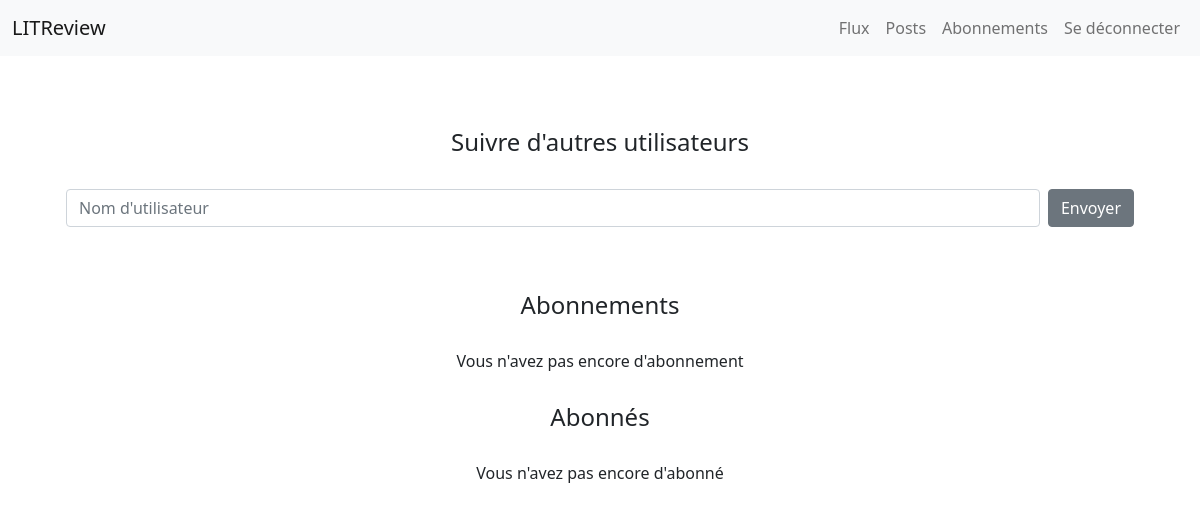
The page /follows (signed in) on the database as committed earlier.
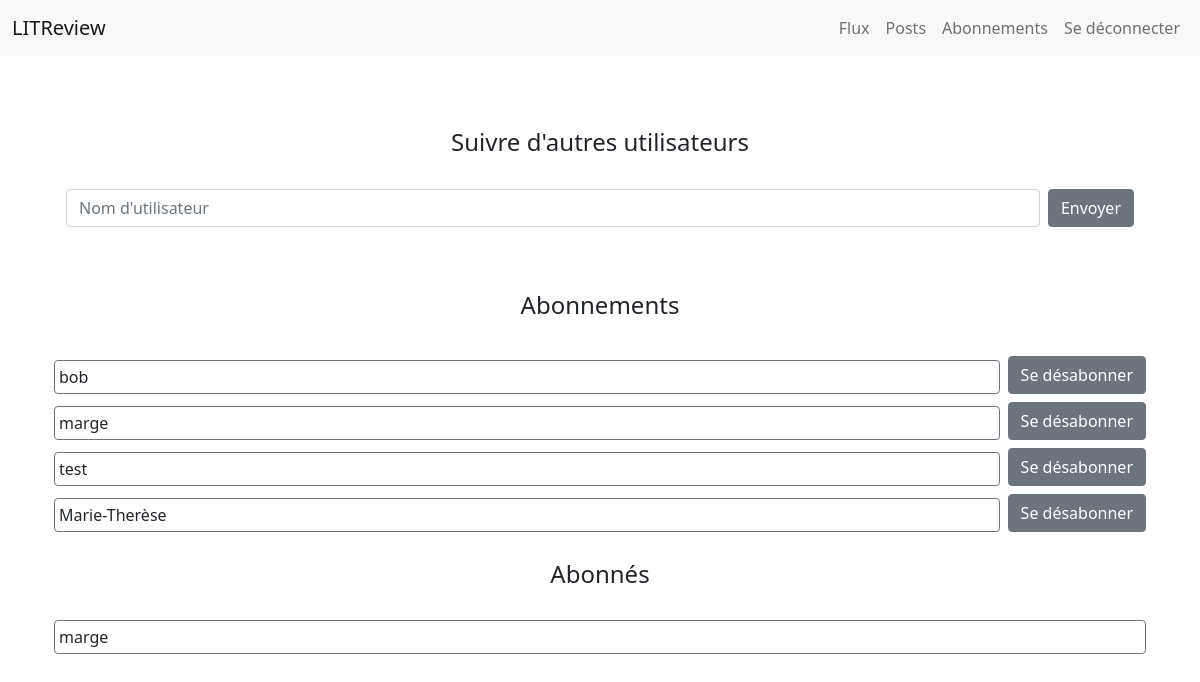
The same page on the database as committed later.
### user/models.py (models this page shows)
class UserFollows(models.Model):
    user = models.ForeignKey(
        to=settings.AUTH_USER_MODEL, on_delete=models.CASCADE, related_name="following"
    )
    followed_user = models.ForeignKey(
        to=settings.AUTH_USER_MODEL,
        on_delete=models.CASCADE,
        related_name="followed_by",
    )
    class Meta:
        unique_together = (
            "user",
            "followed_user",
        )

### user/views.py (the view)
# urls.py: path("follows", views.follows, name="follows"),
@login_required
def follows(request):
    submitted = False
    if request.method == "POST":
        form = FollowForm(request.POST)
        if form.is_valid():
            new_follow = form.cleaned_data["user_to_follow"]
            try:
                try:
                    new_follow_in_db = User.objects.get(username=new_follow)
                except User.DoesNotExist:
                    messages.warning(request, ("Cet utilisateur n'éxiste pas"))
                else:
                    if new_follow_in_db == request.user:
                        messages.warning(
                            request, ("Vous ne pouvez pas vous suivre vous même")
                        )
                    elif new_follow_in_db in [
                        user.followed_user
                        for user in UserFollows.objects.filter(user=request.user)
                    ]:
                        messages.warning(
                            request, ("Vous êtes déja abonner à cet utilisateur")
                        )
                    elif new_follow_in_db:
                        new_db_entry = UserFollows(
                            user=request.user,
                            followed_user=User.objects.get(username=new_follow),
                        )
                        new_db_entry.save()
                        messages.success(request, ("Abonnement réussi"))
            except:
                messages.warning(request, ("Something went wrong"))
            return redirect("/follows?submitted=True")
    else:
        form = FollowForm
        if "submitted" in request.GET:
            submitted = True
    followed_by = UserFollows.objects.filter(user=request.user)
    following = UserFollows.objects.filter(followed_user=request.user)
    return render(
        request,
        "follows/follows.html",
        {
            "form": form,
            "submitted": submitted,
            "following": following,
            "followed_by": followed_by,
        },
    )

### user/templates/follows/follows.html (shortened to what this page needs)
{% extends 'main/base.html' %}
{% block content %}
    <br><br>
    <div class="container">
        <h5 class="text-center fs-4 ">Suivre d'autres utilisateurs</h5>
        <form action="{% url 'follows' %}" method="POST">
            <br>
            <div class="d-flex align-items-end">
                <div class="flex-fill">
                    {{ form.as_p }}
                </div>
                <div class="ps-2 pb-3">
                    <input type="submit" value="Envoyer" class="btn btn-secondary">
                </div>
            </div>
        </form>
    </div>
    <br><br>
    <h5 class="text-center fs-4 ">Abonnements</h5>
    <br>
    {%if followed_by|length == 0%}
    <h5 class="text-center fs-6 ">Vous n'avez pas encore d'abonnement</h5>
    {%else%}
    {%for follower in followed_by%}
    <div class="d-flex align-items-end">
        <div class="border border-secondary rounded mb-1 flex-fill">
            <div class=" p-1">{{follower.followed_user }}</div>
        </div>
        <div class="ps-2 py-1">
            <a href="{% url 'unfollow' follow_id=follower.id%}" class="btn btn-secondary">Se désabonner</a></li>
        </div>
    </div>
    {%endfor%}
    {%endif%}
    <br>
    <h5 class="text-center fs-4 ">Abonnés</h5>
    <br>
    {%if following|length == 0%}
    <h5 class="text-center fs-6 ">Vous n'avez pas encore d'abonné</h5>
    {%else%}
    {%for sub in following%}
    <div class="border border-secondary rounded mb-1">
        <div class=" p-1">{{sub.user}}</div>
    </div>
    {%endfor%}
    {%endif%}
</div>
{% endblock %}

### main/templates/main/base.html (shortened to what this page needs)
<!doctype html>
<html lang="en">
<head>
    <link href="https://cdn.jsdelivr.net/npm/bootstrap@5.1.3/dist/css/bootstrap.min.css" rel="stylesheet"
>
</head>
<body>
    <div class="main">
        {% include 'main/navbar.html' %}
        <div class="container">
            <br>
            <div class="container w-90">
                {% block content %}
                {% endblock %}
            </div>
        </div>
</body>
</html>

### main/templates/main/navbar.html (shortened to what this page needs)
<nav class="navbar navbar-expand-lg navbar-light bg-light navbar-brand-center">
    <div class="container-fluid">
        <a class="navbar-brand mx-auto " href="{%url 'home'%}">LITReview</a>
        <div class="collapse navbar-collapse justify-content-end" id="navbarSupportedContent">
            <ul class="nav navbar-nav navbar-right">
                {%if user.is_authenticated %}
                <li class="nav-item">
                    <a class="nav-link" href="{%url 'home'%}">Flux</a>
                </li>
                <li class="nav-item">
                    <a class="nav-link" href="{% url 'my_posts' %}">Posts</a>
                </li>
                <li class="nav-item">
                    <a class="nav-link" href="{% url 'follows' %}">Abonnements</a>
                </li>
                <li class="nav-item">
                    <a class="nav-link" href="{% url 'logout' %}">Se déconnecter</a>
                </li>
                {%endif%}
            </ul>
        </div>
    </div>
</nav>

Rows that differ between the two databases and show on the page:
added UserFollows: followed_user "bob", shown under "Abonnements"
added UserFollows: followed_user "marge", shown under "Abonnements"
added UserFollows: followed_user "test", shown under "Abonnements"
added UserFollows: followed_user "Marie-Therèse", shown under "Abonnements"
added UserFollows: user "marge", shown under "Abonnés"
Other text that changed with them:
text no longer shown: "Vous n'avez pas encore d'abonnement Vous n'avez pas encore d'abonné"
